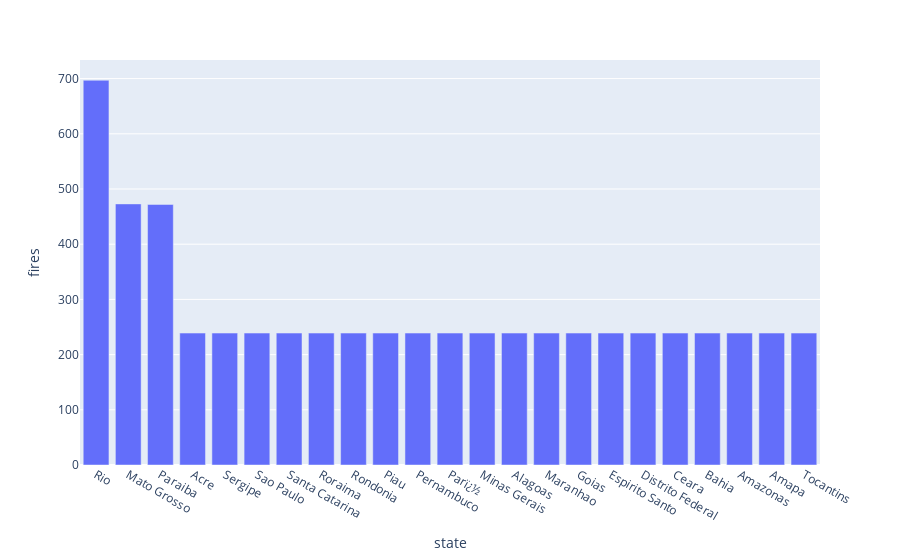

Notebook cell for this chart:
### Markdown cell above
## 15/20. Fires by state

### Code cell
fires_by_year = df.groupby('state').count().reset_index()[['state', 'month']].rename(columns={'month': 'fires'}).sort_values('fires', ascending=False)
px.bar(fires_by_year, x='state', y='fires')

### Figure 1 — Plotly figure (JSON) as saved in the notebook; plotly's stock layout.template omitted (floating-point values rounded to 4 significant figures)
{"data": [{"alignmentgroup": "True", "hovertemplate": "state=%{x}<br>fires=%{y}<extra></extra>", "legendgroup": "", "marker": {"color": "#636efa", "pattern": {"shape": ""}}, "name": "", "offsetgroup": "", "orientation": "v", "showlegend": false, "textposition": "auto", "type": "bar", "x": ["Rio", "Mato Grosso", "Paraiba", "Acre", "Sergipe", "Sao Paulo", "Santa Catarina", "Roraima", "Rondonia", "Piau", "Pernambuco", "Parï¿½", "Minas Gerais", "Alagoas", "Maranhao", "Goias", "Espirito Santo", "Distrito Federal", "Ceara", "Bahia", "Amazonas", "Amapa", "Tocantins"], "xaxis": "x", "y": [697, 473, 472, 239, 239, 239, 239, 239, 239, 239, 239, 239, 239, 239, 239, 239, 239, 239, 239, 239, 239, 239, 239], "yaxis": "y"}], "layout": {"barmode": "relative", "legend": {"tracegroupgap": 0}, "margin": {"t": 60}, "xaxis": {"anchor": "y", "domain": [0, 1], "title": {"text": "state"}}, "yaxis": {"anchor": "x", "domain": [0, 1], "title": {"text": "fires"}}}}
